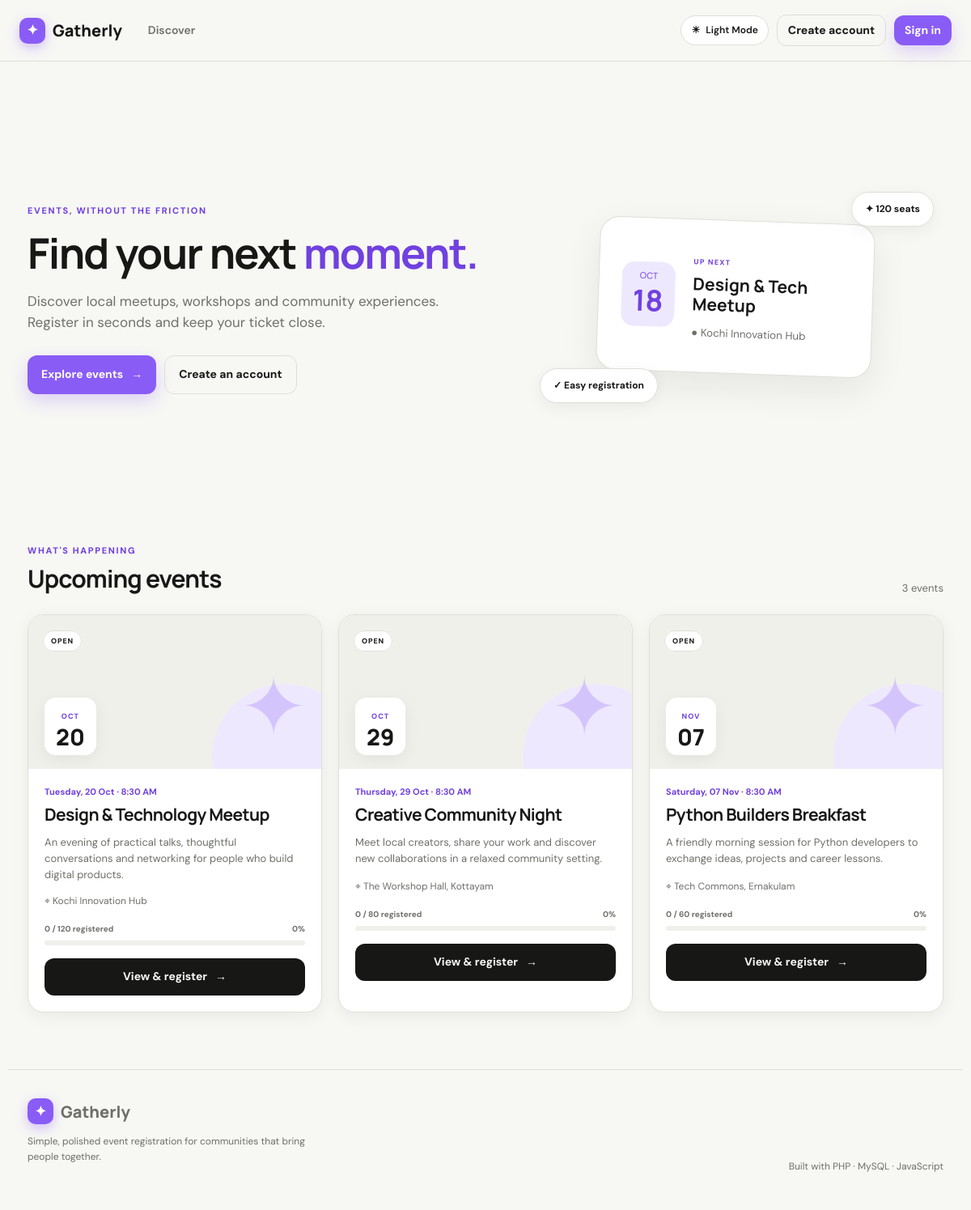
The page / on the database its author committed.
### tables this page shows
CREATE TABLE IF NOT EXISTS events (
    id INT UNSIGNED AUTO_INCREMENT PRIMARY KEY,
    title VARCHAR(180) NOT NULL,
    description TEXT NOT NULL,
    event_date DATETIME NOT NULL,
    location VARCHAR(180) NOT NULL,
    capacity INT UNSIGNED NOT NULL DEFAULT 50,
    created_at TIMESTAMP DEFAULT CURRENT_TIMESTAMP,
    INDEX(event_date)
);

### auth.php (called while the page is built, shortened)
<?php
function is_logged_in(): bool {
    return isset($_SESSION['user']);
}
function e(?string $value): string {
    return htmlspecialchars($value ?? '', ENT_QUOTES, 'UTF-8');
}
?>

### index.php (the view, shortened to what this page needs)
<?php
require_once 'config.php';
$stmt = $pdo->query("
    SELECT e.*, COUNT(r.id) AS registered
    FROM events e
    LEFT JOIN registrations r ON r.event_id = e.id AND r.status = 'confirmed'
    WHERE e.event_date >= NOW()
    GROUP BY e.id
    ORDER BY e.event_date ASC
");
$events = $stmt->fetchAll();
require 'header.php';
?>
<section class="hero reveal">
    <div class="hero-copy">
        <span class="eyebrow">EVENTS, WITHOUT THE FRICTION</span>
        <h1>Find your next <em>moment.</em></h1>
        <p>Discover local meetups, workshops and community experiences. Register in seconds and keep your ticket close.</p>
        <div class="hero-actions">
            <a class="btn btn-primary" href="#events">Explore events <span>→</span></a>
            <?php if (!is_logged_in()): ?><a class="btn btn-ghost" href="login.php">Create an account</a><?php endif; ?>
        </div>
    </div>
    <div class="hero-art" aria-hidden="true">
        <div class="art-card art-main">
            <div class="art-date">OCT<br><strong>18</strong></div>
            <div><span class="mini-label">UP NEXT</span><strong>Design & Tech<br>Meetup</strong><small>● Kochi Innovation Hub</small></div>
        </div>
        <div class="art-card art-float one">✦ 120 seats</div>
        <div class="art-card art-float two">✓ Easy registration</div>
    </div>
</section>
<section class="section-head reveal" id="events">
    <div>
        <span class="eyebrow">WHAT'S HAPPENING</span>
        <h2>Upcoming events</h2>
    </div>
    <span class="result-count"><?= count($events) ?> <?= count($events) === 1 ? 'event' : 'events' ?></span>
</section>
<?php if (!$events): ?>
    <div class="empty-state reveal"><div class="empty-icon">✦</div><h3>No upcoming events yet</h3><p>Check back soon for new experiences.</p></div>
<?php else: ?>
<div class="event-grid">
<?php foreach ($events as $event):
    $registered = (int)$event['registered'];
    $capacity = max(1, (int)$event['capacity']);
    $percent = min(100, round($registered / $capacity * 100));
    $full = $registered >= $capacity;
?>
<article class="event-card reveal">
    <div class="event-visual">
        <span class="event-category"><?= $full ? 'FULL' : 'OPEN' ?></span>
        <div class="event-date-block">
            <span><?= strtoupper(date('M', strtotime($event['event_date']))) ?></span>
            <strong><?= date('d', strtotime($event['event_date'])) ?></strong>
        </div>
        <span class="visual-symbol">✦</span>
    </div>
    <div class="event-content">
        <div class="event-meta"><?= date('l, d M · g:i A', strtotime($event['event_date'])) ?></div>
        <h3><?= e($event['title']) ?></h3>
        <p><?= e(mb_strimwidth($event['description'], 0, 125, '…')) ?></p>
        <div class="location">⌖ <?= e($event['location']) ?></div>
        <div class="capacity-row">
            <span><?= $registered ?> / <?= $capacity ?> registered</span>
            <span><?= $percent ?>%</span>
        </div>
        <div class="progress"><span style="width:<?= $percent ?>%"></span></div>
        <a class="btn <?= $full ? 'btn-disabled' : 'btn-dark' ?>" href="event.php?id=<?= (int)$event['id'] ?>"><?= $full ? 'View details' : 'View & register' ?> <span>→</span></a>
    </div>
</article>
<?php endforeach; ?>
</div>
<?php endif; ?>
<?php require 'footer.php'; ?>

### rows shown on the page
events: shows "OPEN", event_date "OCT", event_date "20", event_date "Tuesday, 20 Oct · 8:30 AM", title "Design & Technology Meetup", description "An evening of practical talks, thoughtful conversations and networking for people who build digital products.", location "Kochi Innovation Hub", registered "0", capacity "120", percent "0", shows "View & register"
events: shows "OPEN", event_date "OCT", event_date "29", event_date "Thursday, 29 Oct · 8:30 AM", title "Creative Community Night", description "Meet local creators, share your work and discover new collaborations in a relaxed community setting.", location "The Workshop Hall, Kottayam", registered "0", capacity "80", percent "0", shows "View & register"
events: shows "OPEN", event_date "NOV", event_date "07", event_date "Saturday, 07 Nov · 8:30 AM", title "Python Builders Breakfast", description "A friendly morning session for Python developers to exchange ideas, projects and career lessons.", location "Tech Commons, Ernakulam", registered "0", capacity "60", percent "0", shows "View & register"

### other values the page prints
count($events) "3"
